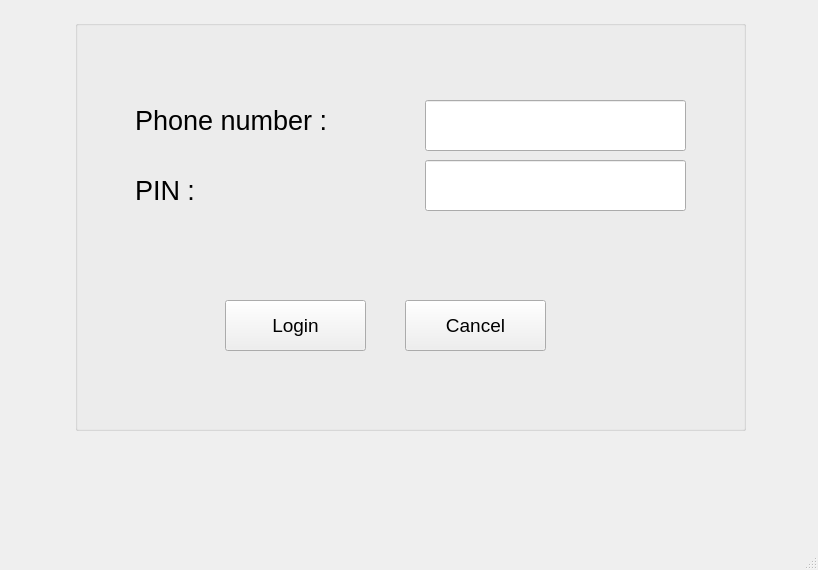
<?xml version="1.0" encoding="UTF-8"?>
<ui version="4.0">
 <class>MainWindow</class>
 <widget class="QMainWindow" name="MainWindow">
  <property name="geometry">
   <rect>
    <x>0</x>
    <y>0</y>
    <width>818</width>
    <height>570</height>
   </rect>
  </property>
  <property name="font">
   <font>
    <pointsize>14</pointsize>
   </font>
  </property>
  <property name="windowTitle">
   <string>MainWindow</string>
  </property>
  <widget class="QWidget" name="centralwidget">
   <widget class="QGroupBox" name="groupBox">
    <property name="geometry">
     <rect>
      <x>75</x>
      <y>20</y>
      <width>671</width>
      <height>411</height>
     </rect>
    </property>
    <property name="cursor">
     <cursorShape>ArrowCursor</cursorShape>
    </property>
    <property name="title">
     <string/>
    </property>
    <widget class="QLabel" name="label">
     <property name="geometry">
      <rect>
       <x>60</x>
       <y>80</y>
       <width>261</width>
       <height>41</height>
      </rect>
     </property>
     <property name="font">
      <font>
       <pointsize>20</pointsize>
      </font>
     </property>
     <property name="text">
      <string>Phone number :</string>
     </property>
    </widget>
    <widget class="QLabel" name="label_2">
     <property name="geometry">
      <rect>
       <x>60</x>
       <y>150</y>
       <width>261</width>
       <height>41</height>
      </rect>
     </property>
     <property name="font">
      <font>
       <pointsize>20</pointsize>
      </font>
     </property>
     <property name="text">
      <string>PIN :</string>
     </property>
     <property name="wordWrap">
      <bool>false</bool>
     </property>
    </widget>
    <widget class="QLineEdit" name="lineedit_phone_number">
     <property name="geometry">
      <rect>
       <x>350</x>
       <y>80</y>
       <width>261</width>
       <height>51</height>
      </rect>
     </property>
     <property name="font">
      <font>
       <pointsize>16</pointsize>
      </font>
     </property>
    </widget>
    <widget class="QLineEdit" name="lineedit_pin_number">
     <property name="geometry">
      <rect>
       <x>350</x>
       <y>140</y>
       <width>261</width>
       <height>51</height>
      </rect>
     </property>
     <property name="font">
      <font>
       <pointsize>16</pointsize>
      </font>
     </property>
     <property name="echoMode">
      <enum>QLineEdit::Password</enum>
     </property>
    </widget>
    <widget class="QPushButton" name="pushButton_login">
     <property name="geometry">
      <rect>
       <x>150</x>
       <y>280</y>
       <width>141</width>
       <height>51</height>
      </rect>
     </property>
     <property name="text">
      <string>Login</string>
     </property>
    </widget>
    <widget class="QPushButton" name="pushButton_cancel">
     <property name="geometry">
      <rect>
       <x>330</x>
       <y>280</y>
       <width>141</width>
       <height>51</height>
      </rect>
     </property>
     <property name="text">
      <string>Cancel</string>
     </property>
    </widget>
   </widget>
  </widget>
  <widget class="QMenuBar" name="menubar">
   <property name="geometry">
    <rect>
     <x>0</x>
     <y>0</y>
     <width>818</width>
     <height>36</height>
    </rect>
   </property>
  </widget>
  <widget class="QStatusBar" name="statusbar"/>
 </widget>
 <resources/>
 <connections/>
</ui>
